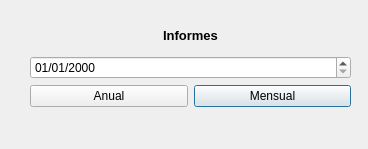
<?xml version="1.0" encoding="UTF-8"?>
<ui version="4.0">
 <class>ventanaInformesLapsos</class>
 <widget class="QDialog" name="ventanaInformesLapsos">
  <property name="geometry">
   <rect>
    <x>0</x>
    <y>0</y>
    <width>368</width>
    <height>149</height>
   </rect>
  </property>
  <property name="windowTitle">
   <string>Dialog</string>
  </property>
  <widget class="QWidget" name="gridLayoutWidget">
   <property name="geometry">
    <rect>
     <x>30</x>
     <y>20</y>
     <width>321</width>
     <height>87</height>
    </rect>
   </property>
   <layout class="QGridLayout" name="gridLayout">
    <item row="2" column="0" colspan="2">
     <widget class="QDateEdit" name="fechaLapsoInformativo">
      <property name="displayFormat">
       <string>dd/MM/yyyy</string>
      </property>
     </widget>
    </item>
    <item row="3" column="1">
     <widget class="QPushButton" name="mensual">
      <property name="text">
       <string>Mensual</string>
      </property>
     </widget>
    </item>
    <item row="3" column="0">
     <widget class="QPushButton" name="anual">
      <property name="text">
       <string>Anual</string>
      </property>
     </widget>
    </item>
    <item row="1" column="0" colspan="2">
     <widget class="QLabel" name="label_11">
      <property name="font">
       <font>
        <pointsize>10</pointsize>
        <weight>75</weight>
        <bold>true</bold>
       </font>
      </property>
      <property name="text">
       <string>Informes</string>
      </property>
      <property name="alignment">
       <set>Qt::AlignCenter</set>
      </property>
     </widget>
    </item>
   </layout>
  </widget>
  <widget class="QLabel" name="label">
   <property name="geometry">
    <rect>
     <x>0</x>
     <y>0</y>
     <width>401</width>
     <height>231</height>
    </rect>
   </property>
   <property name="text">
    <string/>
   </property>
   <property name="pixmap">
    <pixmap resource="Resources.qrc">:/new/prefix1/Fondo1.jpg</pixmap>
   </property>
  </widget>
  <zorder>label</zorder>
  <zorder>gridLayoutWidget</zorder>
 </widget>
 <resources>
  <include location="Resources.qrc"/>
 </resources>
 <connections/>
</ui>
